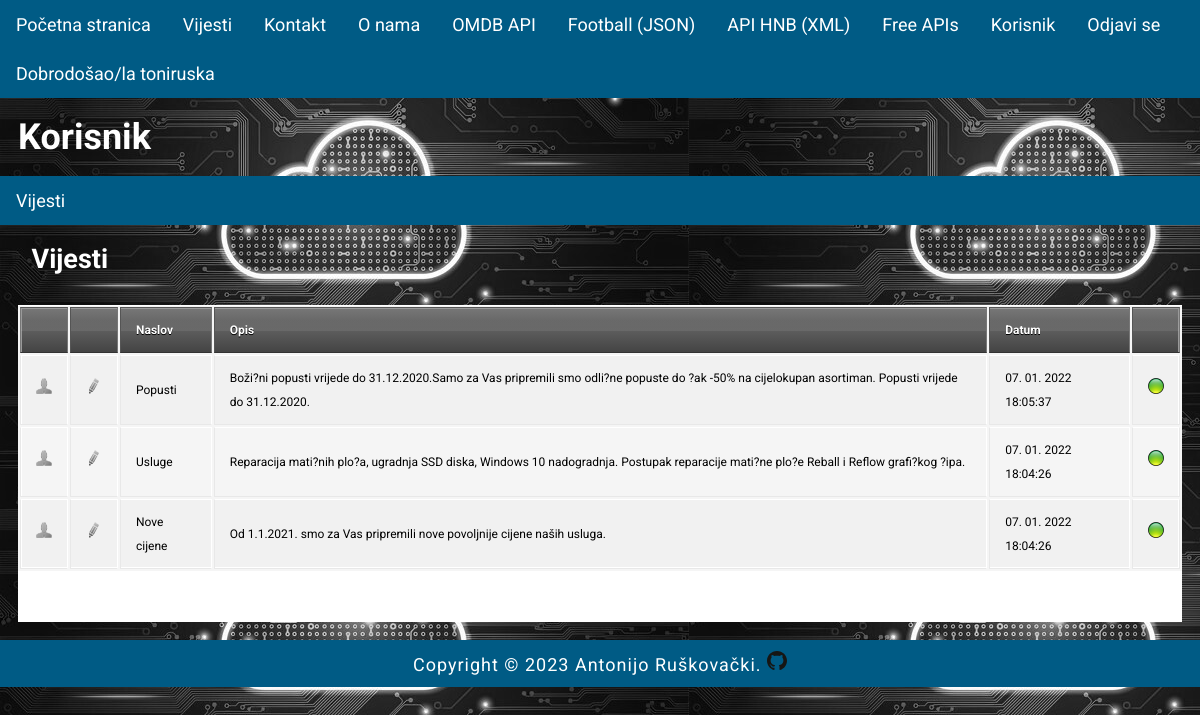
/index.php?menu=9 (signed in), run on the app's committed database.
### tables this page shows
CREATE TABLE `news` (
  `id` int(11) NOT NULL,
  `title` varchar(255) NOT NULL,
  `description` text NOT NULL,
  `date` timestamp NOT NULL DEFAULT current_timestamp() ON UPDATE current_timestamp(),
  `archive` enum('N','Y') NOT NULL,
  `picture_id` int(11) NOT NULL
);

### functions.php (called while the page is built)
<?php
    function pickerDateToMysql($pickerDate){
		$date = DateTime::createFromFormat('Y-m-d H:i:s', $pickerDate);
		return $date->format('d. m. Y H:i:s');
	}
?>

### user/news.php (the view, shortened to what this page needs)
<?php
	if (isset($_GET['id']) && $_GET['id'] != '') {
		$query  = "SELECT * FROM news LEFT JOIN pictures ON news.picture_id = pictures.id";
		$query .= " WHERE news.id=".$_GET['id'];
		$query .= " ORDER BY date DESC";
		$result = @mysqli_query($MySQL, $query);
		$row = @mysqli_fetch_array($result);
		print '
		<h2>Pregled vijesti</h2>
		<div class="news">
			<img src="news/' . $row['path'] . '" alt="' . $row['title'] . '" title="' . $row['title'] . '">
			<h2>' . $row['title'] . '</h2>
			' . $row['description'] . '
			<time datetime="' . $row['date'] . '">' . pickerDateToMysql($row['date']) . '</time>
			<hr>
			</div><p><a href="index.php?menu='.$menu.'&amp;action='.$action.'">Nazad</a></p>';
	}
	else {
		print '
		<h2>Vijesti</h2>
		<div id="news">
			<table>
				<thead>
					<tr>
						<th width="16"></th>
						<th width="16"></th>
						<th>Naslov</th>
						<th>Opis</th>
						<th>Datum</th>
						<th width="16"></th>
					</tr>
				</thead>
				<tbody>';
				$query  = "SELECT * FROM news";
				$query .= " ORDER BY date DESC";
				$result = @mysqli_query($MySQL, $query);
				while($row = @mysqli_fetch_array($result)) {
					print '
					<tr>
						<td><a href="index.php?menu='.$menu.'&amp;action='.$action.'&amp;id=' .$row['id']. '"><img src="images/user.png" alt="user"></a></td>
						<td><a href="index.php?menu='.$menu.'&amp;action='.$action.'&amp;edit=' .$row['id']. '"><img src="images/edit.png" alt="uredi"></a></td>
						<td>' . $row['title'] . '</td>
						<td>';
						if(strlen($row['description']) > 160) {
                            echo substr(strip_tags($row['description']), 0, 160).'...';
                        } else {
                            echo strip_tags($row['description']);
                        }
						print '
						</td>
						<td>' . pickerDateToMysql($row['date']) . '</td>
						<td>';
							if ($row['archive'] != 'N') { print '<img src="images/inactive.png" alt="" title="" />'; }
                            else { print '<img src="images/active.png" alt="" title="" />'; }
						print '
						</td>
					</tr>';
				}
			print '
				</tbody>
			</table>
			<a href="index.php?menu=' . $menu . '&amp;action=' . $action . '&amp;add=true" class="AddLink">Dodaj vijest</a>
		</div>';
	}
?>

### style.css (style rules this page uses)
body, html { font-family: 'Roboto', sans-serif; margin: 0; font-size: 18px; }
body { background-image: url("images/pozadina.jpg"); color: white; }
h1,h2 { margin: 0.5em; font-size: 2em; }
h2 { font-size: 1.5em; color: white; }
main a { color: white; text-decoration: none; }
img { width: 100%; }
#users, #news { background-color: white; color: black; }
table { background: #f5f5f5; border-collapse: separate; box-shadow: inset 0 1px 0 #fff; font-size: 12px; line-height: 24px; margin: 30px auto; text-align: left; width: 100%; color: #000; }
th { background: url(http://jackrugile.com/images/misc/noise-diagonal.png), linear-gradient(#777, #444); border-left: 1px solid #555; border-right: 1px solid #777; border-top: 1px solid #555; border-bottom: 1px solid #333; box-shadow: inset 0 1px 0 #999; color: #fff; font-weight: bold; padding: 10px 15px; position: relative; text-shadow: 0 1px 0 #000; }
th:after { background: linear-gradient(rgba(255,255,255,0), rgba(255,255,255,.08)); content: ''; display: block; height: 25%; left: 0; margin: 1px 0 0 0; position: absolute; top: 25%; width: 100%; }
th:first-child { border-left: 1px solid #777; box-shadow: inset 1px 1px 0 #999; }
th:last-child { box-shadow: inset -1px 1px 0 #999; }
td { border-right: 1px solid #fff; border-left: 1px solid #e8e8e8; border-top: 1px solid #fff; border-bottom: 1px solid #e8e8e8; padding: 10px 15px; position: relative; transition: all 300ms; }
td:first-child { box-shadow: inset 1px 0 0 #fff; }
td:last-child { border-right: 1px solid #e8e8e8; box-shadow: inset -1px 0 0 #fff; }
tr { background: url(http://jackrugile.com/images/misc/noise-diagonal.png); }
tr:nth-child(odd) td { background: #f1f1f1 url(http://jackrugile.com/images/misc/noise-diagonal.png); }
tr:last-of-type td { box-shadow: inset 0 -1px 0 #fff; }
tr:last-of-type td:first-child { box-shadow: inset 1px -1px 0 #fff; }
tr:last-of-type td:last-child { box-shadow: inset -1px -1px 0 #fff; }

### data on the page
news: title "Popusti", description "Boži?ni popusti vrijede do 31.12.2020.Samo za Vas pripremili smo odli?ne popuste do ?ak -50% na cijelokupan asortiman. Popusti vrijede do 31.12.2020.", date "07. 01. 2022 18:05:37"
news: title "Usluge", description "Reparacija mati?nih plo?a, ugradnja SSD diska, Windows 10 nadogradnja. Postupak reparacije mati?ne plo?e Reball i Reflow grafi?kog ?ipa.", date "07. 01. 2022 18:04:26"
news: title "Nove cijene", description "Od 1.1.2021. smo za Vas pripremili nove povoljnije cijene naših usluga.", date "07. 01. 2022 18:04:26"

### other printed values
$_SESSION['user']['username'] "toniruska"
